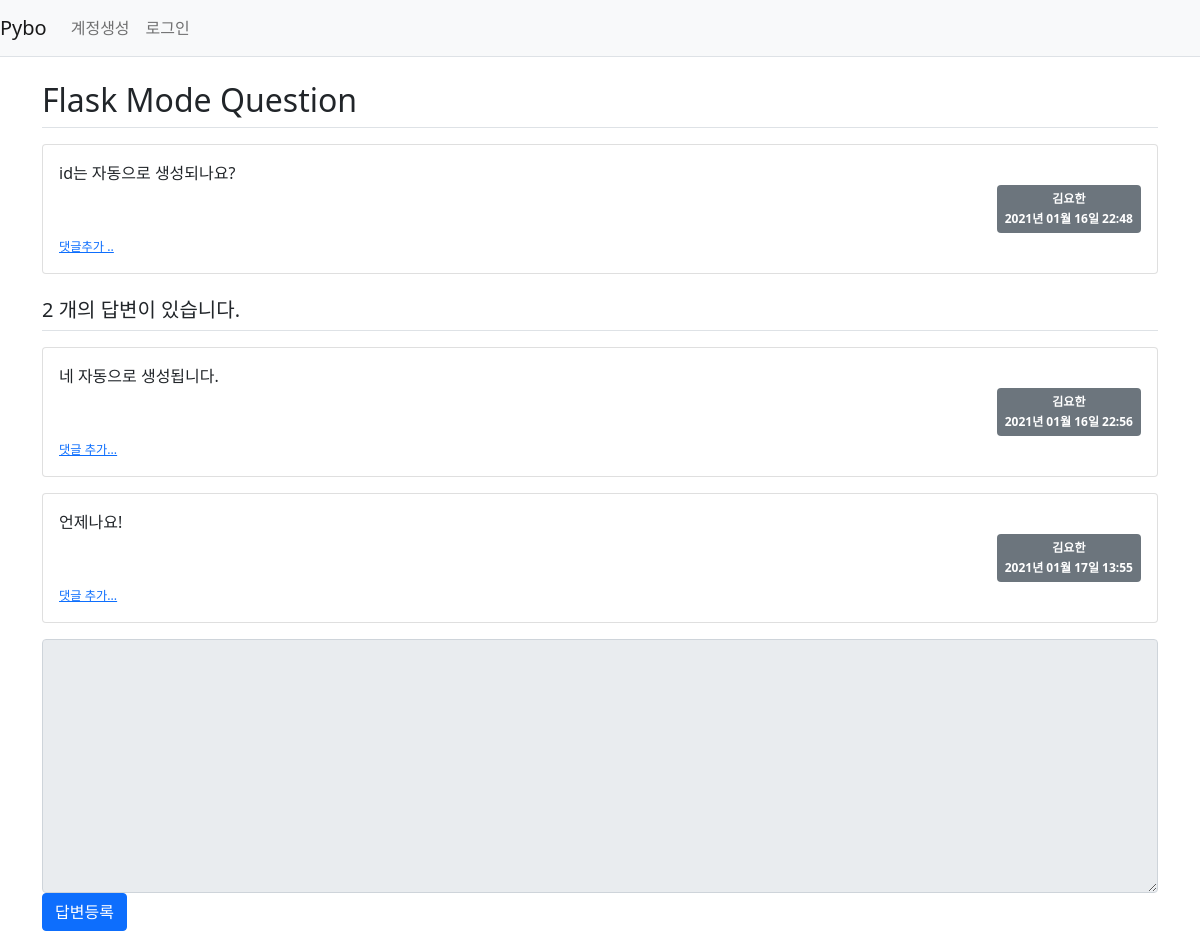
Screenshot of /question/detail/2/ with the database file from the repository.
### pybo/models.py (models this page shows)
class Question(db.Model):
    id = db.Column(db.Integer, primary_key=True)
    subject = db.Column(db.String(200), nullable=False)
    content = db.Column(db.Text(), nullable=False) # 글자수 제한없음 Text
    create_date = db.Column(db.DateTime(), nullable=False)
    user_id = db.Column(db.Integer, db.ForeignKey(
        'user.id', ondelete='CASCADE'), nullable=False) # server_default='1')
    user = db.relationship('User', backref=db.backref('question_set'))
    modify_date = db.Column(db.DateTime(), nullable=True)

class User(db.Model):
    id = db.Column(db.Integer, primary_key=True)
    username = db.Column(db.String(150), unique=True, nullable=False)
    password = db.Column(db.String(200), nullable=False)
    email = db.Column(db.String(120), unique=True, nullable=False)

class Answer(db.Model):
    id = db.Column(db.Integer, primary_key=True )
    question_id = db.Column(db.Integer, db.ForeignKey('question.id', ondelete='CASCADE'))
    question = db.relationship('Question', backref=db.backref('answer_set', ))
    content = db.Column(db.Text(), nullable=False)
    create_date = db.Column(db.DateTime(), nullable=False)
    user_id = db.Column(db.Integer, db.ForeignKey(
        'user.id', ondelete='CASCADE'), nullable=False)
    user = db.relationship('User', backref=db.backref('answer_set'))
    modify_date = db.Column(db.DateTime(), nullable=True)

### pybo/views/question_views.py (the view)
@bp.route('/detail/<int:question_id>/')
def detail(question_id):
    form = AnswerForm()
    question = Question.query.get_or_404(question_id)
    return render_template('questions/question_detail.html', question=question, form=form)

### pybo/forms.py
class AnswerForm(FlaskForm):
    content = TextAreaField('내용', validators=[DataRequired(' 내용은 필수 입력 항목입니다. ')])

### pybo/filter.py (called while the page is built)
def format_datetime(value, fmt='%Y년 %m월 %d일 %H:%M'):
    return value.strftime(fmt)

### pybo/views/auth_views.py (called while the page is built)
@bp.before_app_request
def load_logged_in_user():
    user_id = session.get('user_id')
    if user_id is None:
        g.user = None
    else:
        g.user = User.query.get(user_id)

### pybo/templates/questions/question_detail.html (shortened to what this page needs)
{% extends 'base.html' %}
{% block content %}
<div class="container my-3">
    <h2 class="border-bottom py-2">{{ question.subject }}</h2>
    <div class="card my-3">
        <div class="card-body">
            <div class="card-text" style="white-space: pre-line;">{{ question.content }}</div>
                <div class="d-flex justify-content-end">
                    <span class="badge bg-secondary p-2 text-left">
                        <div class="mb-2">{{ question.user.username }}</div>
                        <div>{{ question.create_date|datetime }}</div>
                    </span>
                </div>
                        <div>
                            <a href="{{ url_for('comment.create_question',
                            question_id=question.id) }}" class="small"><small>댓글추가 ..</small></a>
                        </div>
            </div>
        </div>
        <h5 class="border-bottom my-3 py-2">{{ question.answer_set|length }} 개의 답변이 있습니다.</h5>
        {% for answer in question.answer_set %}
        <div class="card my-3">
            <div class="card-body">
                <div class="card-text" style="white-space: pre-line;">{{ answer.content}}</div>
                    <div class="d-flex justify-content-end">
                        <span class="badge bg-secondary p-2 text-left">
                            <div class="mb-2">{{ answer.user.username }}</div>
                            <div>{{ answer.create_date|datetime }}</div>
                        </span>
                    </div>
            <div>
                <a href="{{ url_for('comment.create_answer', answer_id=answer.id)}}"
                class="small"><small>댓글 추가...</small></a>
            </div>
            </div>
        </div>
    {% endfor %}
    <form action="{{ url_for('answer.create', question_id=question.id) }}" method="post" class="my-3">
        <div class="form-group">
            <textarea {% if not g.user %}disabled{% endif %} name="content" id="content" class="form-control" rows="10" ></textarea>
        </div>
        <input type="submit" value="답변등록" class="btn btn-primary">
    </form>
</div>
{% endblock %}

### rows the page displays
Question: subject "Flask Mode Question", content "id는 자동으로 생성되나요?", create_date "2021년 01월 16일 22:48"
User: user.username "김요한"
Answer: content "네 자동으로 생성됩니다.", user.username "김요한", create_date "2021년 01월 16일 22:56"
Answer: content "언제나요!", user.username "김요한", create_date "2021년 01월 17일 13:55"

### other values shown
{{ question.answer_set|length }} "2"
